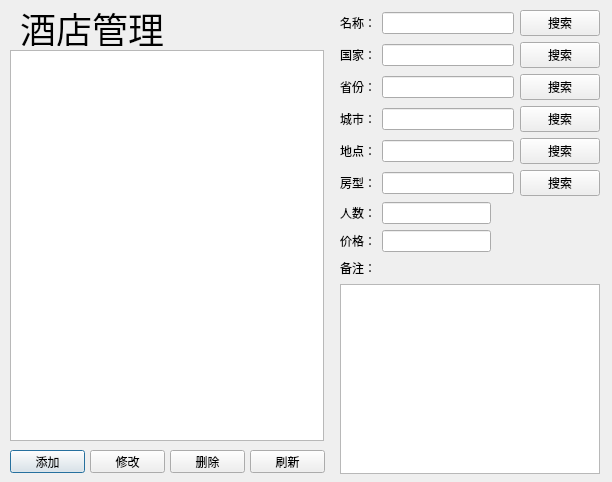
<?xml version="1.0" encoding="UTF-8"?>
<ui version="4.0">
 <class>hotelDialog</class>
 <widget class="QDialog" name="hotelDialog">
  <property name="geometry">
   <rect>
    <x>0</x>
    <y>0</y>
    <width>612</width>
    <height>482</height>
   </rect>
  </property>
  <property name="windowTitle">
   <string>Dialog</string>
  </property>
  <widget class="QLabel" name="label">
   <property name="geometry">
    <rect>
     <x>20</x>
     <y>10</y>
     <width>144</width>
     <height>36</height>
    </rect>
   </property>
   <property name="font">
    <font>
     <pointsize>27</pointsize>
    </font>
   </property>
   <property name="text">
    <string>酒店管理</string>
   </property>
  </widget>
  <widget class="QTableView" name="tableView">
   <property name="geometry">
    <rect>
     <x>10</x>
     <y>50</y>
     <width>314</width>
     <height>391</height>
    </rect>
   </property>
  </widget>
  <widget class="QPushButton" name="pushButton">
   <property name="geometry">
    <rect>
     <x>10</x>
     <y>450</y>
     <width>75</width>
     <height>23</height>
    </rect>
   </property>
   <property name="text">
    <string>添加</string>
   </property>
  </widget>
  <widget class="QPushButton" name="pushButton_2">
   <property name="geometry">
    <rect>
     <x>90</x>
     <y>450</y>
     <width>75</width>
     <height>23</height>
    </rect>
   </property>
   <property name="text">
    <string>修改</string>
   </property>
  </widget>
  <widget class="QPushButton" name="pushButton_3">
   <property name="geometry">
    <rect>
     <x>170</x>
     <y>450</y>
     <width>75</width>
     <height>23</height>
    </rect>
   </property>
   <property name="text">
    <string>删除</string>
   </property>
  </widget>
  <widget class="QPushButton" name="pushButton_4">
   <property name="geometry">
    <rect>
     <x>250</x>
     <y>450</y>
     <width>75</width>
     <height>23</height>
    </rect>
   </property>
   <property name="text">
    <string>刷新</string>
   </property>
  </widget>
  <widget class="QWidget" name="">
   <property name="geometry">
    <rect>
     <x>340</x>
     <y>10</y>
     <width>260</width>
     <height>464</height>
    </rect>
   </property>
   <layout class="QVBoxLayout" name="verticalLayout">
    <item>
     <layout class="QHBoxLayout" name="horizontalLayout">
      <item>
       <widget class="QLabel" name="label_2">
        <property name="text">
         <string>名称：</string>
        </property>
       </widget>
      </item>
      <item>
       <widget class="QLineEdit" name="lineEdit"/>
      </item>
      <item>
       <widget class="QPushButton" name="pushButton_5">
        <property name="text">
         <string>搜索</string>
        </property>
       </widget>
      </item>
     </layout>
    </item>
    <item>
     <layout class="QHBoxLayout" name="horizontalLayout_2">
      <item>
       <widget class="QLabel" name="label_3">
        <property name="text">
         <string>国家：</string>
        </property>
       </widget>
      </item>
      <item>
       <widget class="QLineEdit" name="lineEdit_2"/>
      </item>
      <item>
       <widget class="QPushButton" name="pushButton_6">
        <property name="text">
         <string>搜索</string>
        </property>
       </widget>
      </item>
     </layout>
    </item>
    <item>
     <layout class="QHBoxLayout" name="horizontalLayout_3">
      <item>
       <widget class="QLabel" name="label_4">
        <property name="text">
         <string>省份：</string>
        </property>
       </widget>
      </item>
      <item>
       <widget class="QLineEdit" name="lineEdit_3"/>
      </item>
      <item>
       <widget class="QPushButton" name="pushButton_7">
        <property name="text">
         <string>搜索</string>
        </property>
       </widget>
      </item>
     </layout>
    </item>
    <item>
     <layout class="QHBoxLayout" name="horizontalLayout_4">
      <item>
       <widget class="QLabel" name="label_5">
        <property name="text">
         <string>城市：</string>
        </property>
       </widget>
      </item>
      <item>
       <widget class="QLineEdit" name="lineEdit_4"/>
      </item>
      <item>
       <widget class="QPushButton" name="pushButton_8">
        <property name="text">
         <string>搜索</string>
        </property>
       </widget>
      </item>
     </layout>
    </item>
    <item>
     <layout class="QHBoxLayout" name="horizontalLayout_5">
      <item>
       <widget class="QLabel" name="label_6">
        <property name="text">
         <string>地点：</string>
        </property>
       </widget>
      </item>
      <item>
       <widget class="QLineEdit" name="lineEdit_5"/>
      </item>
      <item>
       <widget class="QPushButton" name="pushButton_9">
        <property name="text">
         <string>搜索</string>
        </property>
       </widget>
      </item>
     </layout>
    </item>
    <item>
     <layout class="QHBoxLayout" name="horizontalLayout_6">
      <item>
       <widget class="QLabel" name="label_7">
        <property name="text">
         <string>房型：</string>
        </property>
       </widget>
      </item>
      <item>
       <widget class="QLineEdit" name="lineEdit_6"/>
      </item>
      <item>
       <widget class="QPushButton" name="pushButton_10">
        <property name="text">
         <string>搜索</string>
        </property>
       </widget>
      </item>
     </layout>
    </item>
    <item>
     <layout class="QHBoxLayout" name="horizontalLayout_7">
      <item>
       <widget class="QLabel" name="label_8">
        <property name="text">
         <string>人数：</string>
        </property>
       </widget>
      </item>
      <item>
       <widget class="QLineEdit" name="lineEdit_7"/>
      </item>
      <item>
       <spacer name="horizontalSpacer">
        <property name="orientation">
         <enum>Qt::Horizontal</enum>
        </property>
        <property name="sizeHint" stdset="0">
         <size>
          <width>40</width>
          <height>20</height>
         </size>
        </property>
       </spacer>
      </item>
     </layout>
    </item>
    <item>
     <layout class="QHBoxLayout" name="horizontalLayout_8">
      <item>
       <widget class="QLabel" name="label_9">
        <property name="text">
         <string>价格：</string>
        </property>
       </widget>
      </item>
      <item>
       <widget class="QLineEdit" name="lineEdit_8"/>
      </item>
      <item>
       <spacer name="horizontalSpacer_2">
        <property name="orientation">
         <enum>Qt::Horizontal</enum>
        </property>
        <property name="sizeHint" stdset="0">
         <size>
          <width>40</width>
          <height>20</height>
         </size>
        </property>
       </spacer>
      </item>
     </layout>
    </item>
    <item>
     <layout class="QHBoxLayout" name="horizontalLayout_9">
      <item>
       <widget class="QLabel" name="label_10">
        <property name="text">
         <string>备注：</string>
        </property>
       </widget>
      </item>
      <item>
       <spacer name="horizontalSpacer_3">
        <property name="orientation">
         <enum>Qt::Horizontal</enum>
        </property>
        <property name="sizeHint" stdset="0">
         <size>
          <width>40</width>
          <height>20</height>
         </size>
        </property>
       </spacer>
      </item>
     </layout>
    </item>
    <item>
     <widget class="QTextEdit" name="textEdit"/>
    </item>
   </layout>
  </widget>
 </widget>
 <resources/>
 <connections/>
</ui>
